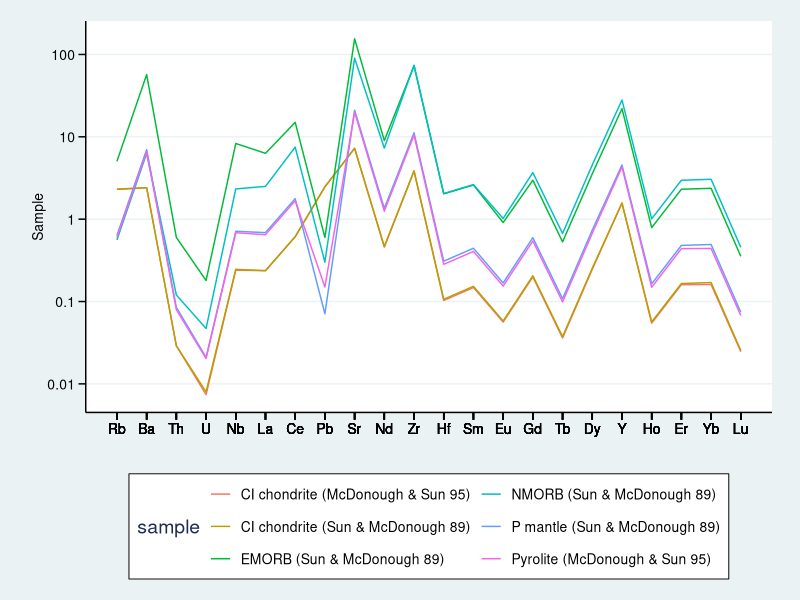

Here is the R script that generated this plot:
## ---- chunk 1
#this code chunk only pertains to the function of the Markdown document and is not necessary for running the code itself in an R script

knitr::opts_chunk$set(echo = TRUE)
## ---- chunk 2
library(tidyverse)
library(tidyr)
library(dplyr)
library(ggpubr)
library(ggthemes)
## ---- chunk 3
#list of traditional TEs for filtering
traditional = c("Rb","Ba", "Th" ,"U","Nb", "La", 
                "Ce","Pb","Sr", "Nd","Zr","Hf", 
                "Sm", "Eu", "Gd", "Tb", "Dy", "Y", 
                "Ho", "Er", "Yb", "Lu")  

#sequencing the elements so the appear in the correct order on the x axis, creates a df to join with your data
TE_seq = data.frame(elements = traditional,
                    seq = seq(1:length(traditional)))
## ---- chunk 4
example_data <- read_csv("../data/spider_example_data.csv")
example_data <- example_data %>% select(sample, Cs:Lu) %>% gather(key = "element", value = "value", -sample)
sequenced_data <- example_data %>% inner_join(TE_seq, by = c("element" = "elements"))
## ---- chunk 5
spider_diagram <- ggplot() +
 aes(x = seq, y = value) +
  scale_x_continuous(name = "", breaks = sequenced_data$seq, labels =sequenced_data$element) +
  ylab("Sample") +
  scale_y_log10(breaks = c(0.01, 0.1, 1, 10, 100),
                labels = c(0.01, 0.1, 1, 10, 100)) +
  theme_stata()
## ---- chunk 6
spider_diagram +
  geom_line(data = sequenced_data, aes(group = sample, color = sample)) +
  guides(col = guide_legend(nrow = 3)) +
  theme(axis.text.y = element_text(angle = 0))
